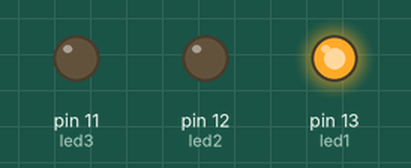
This program was run on a simulated Arduino Mega 2560, built with avr-gcc and run on an emulated ATmega2560. Parts: output pins drawn as LEDs (lit = HIGH).

Above: at 0.05 s.
At 0.8 s:
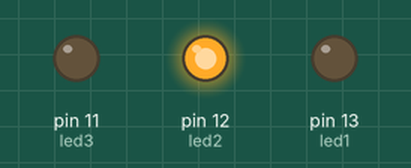
At 4.1 s:
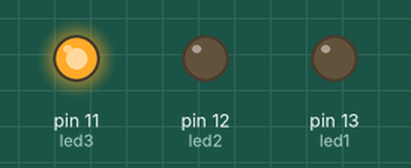
At 9.1 s:
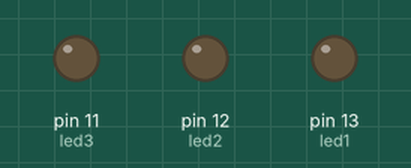
Timing chart, 0 to 12.5 s (numbered marks = the images above):
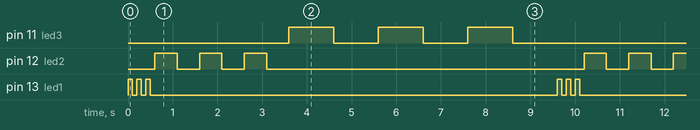

The program:

main.cpp
```cpp
#include <Arduino.h>

//Understanding variables

int led1 = 13;
int led2 = 12;
int led3 = 11;

int s = 100;
int med = 500;
int L= 1000;

void setup() {
 pinMode(led1, OUTPUT);
 pinMode(led2, OUTPUT);
 pinMode(led3, OUTPUT);

}

void loop() {
digitalWrite(led1, HIGH);
delay(s);
digitalWrite(led1, LOW);
delay(s);
digitalWrite(led1, HIGH);
delay(s);
digitalWrite(led1, LOW);
delay(s);
digitalWrite(led1, HIGH);
delay(s);
digitalWrite(led1, LOW);
delay(s);

digitalWrite(led2, HIGH);
delay(med);
digitalWrite(led2, LOW);
delay(med);
digitalWrite(led2, HIGH);
delay(med);
digitalWrite(led2, LOW);
delay(med);
digitalWrite(led2, HIGH);
delay(med);
digitalWrite(led2, LOW);
delay(med);

digitalWrite(led3, HIGH);
delay(L);
digitalWrite(led3, LOW);
delay(L);
digitalWrite(led3, HIGH);
delay(L);
digitalWrite(led3, LOW);
delay(L);
digitalWrite(led3, HIGH);
delay(L);
digitalWrite(led3, LOW);
delay(L);

}
```

Measured:
- by itself, pin 11 (led3): repeats every 9.6 s: 2 × (LOW 1.0 s, HIGH 1.0 s), LOW 4.6 s, HIGH 1.0 s
- by itself, pin 12 (led2): repeats every 9.6 s: 2 × (LOW 0.50 s, HIGH 0.50 s), LOW 7.1 s, HIGH 0.50 s
- by itself, pin 13 (led1): repeats every 9.6 s: 2 × (LOW 0.10 s, HIGH 0.10 s), LOW 9.1 s, HIGH 0.10 s
